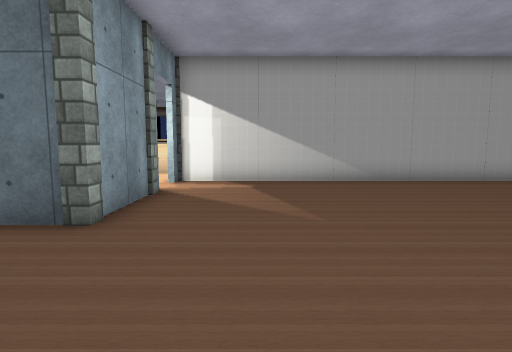
view 1 (above)

19 first-person views from a walk through a scene from a Unity 3-D project. The camera is 1.2 m above the floor, tilts 6° down and sees 80° across. The floor is counted in squares, 1 m on a side. Each view is taken from the middle of a square. On the plan, view 1 faces up. The plan holds only what a view shows up to about 13 squares ahead; the rest is blank. The player is left out. Door leaves are left out, so doorways stand open. Some surface patterns are stand-ins.

view 2
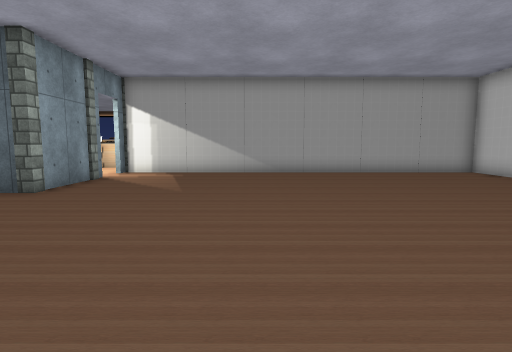

view 3
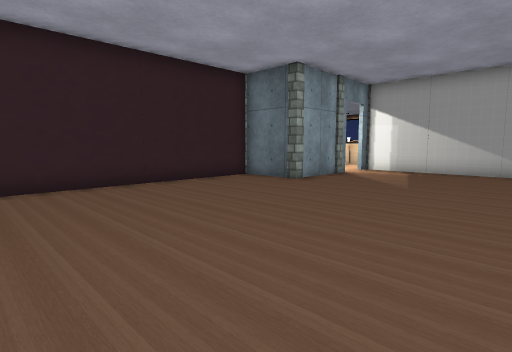

view 4
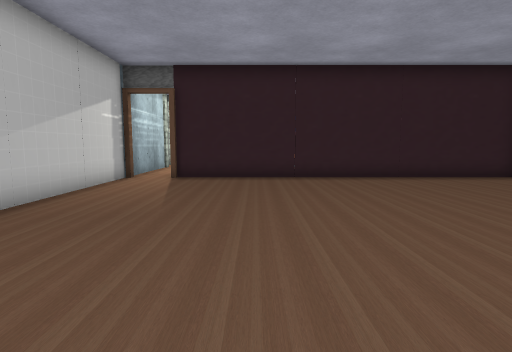

view 5
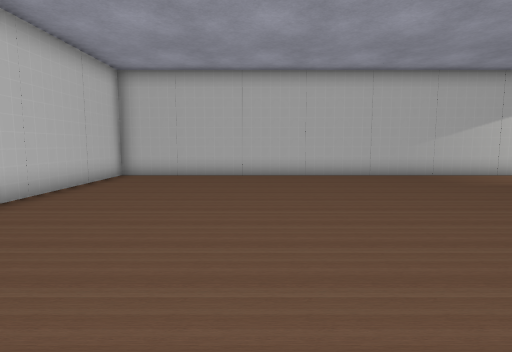

view 6
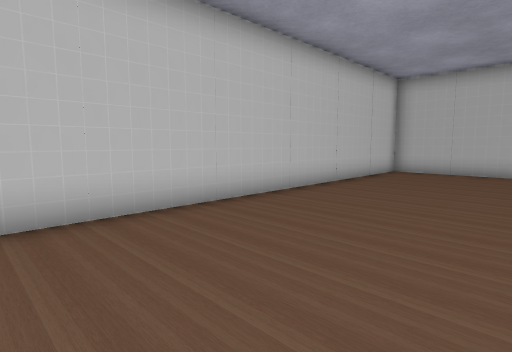

view 7
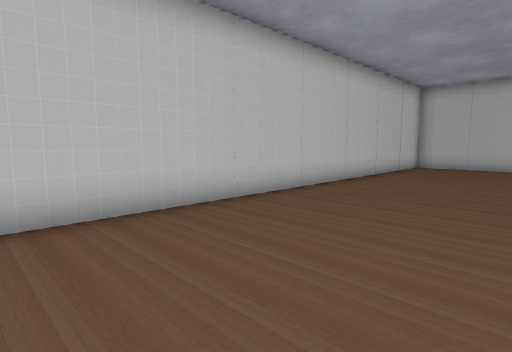

view 8
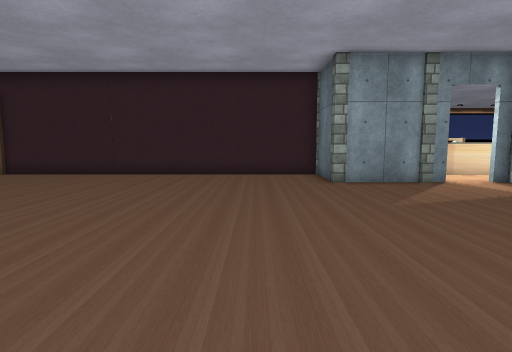

view 9
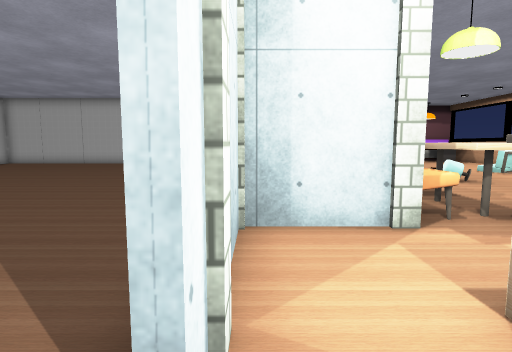

view 10
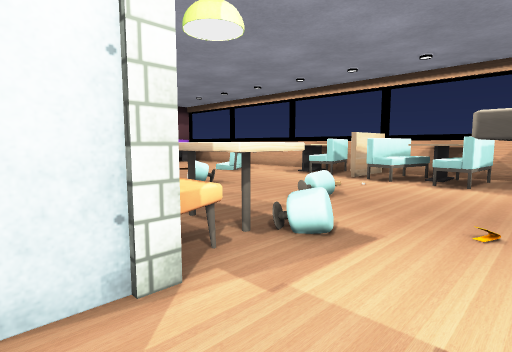

view 11
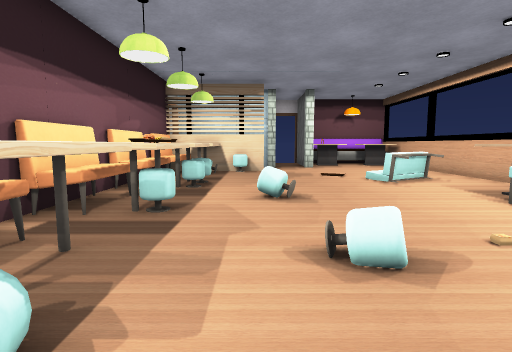

view 12
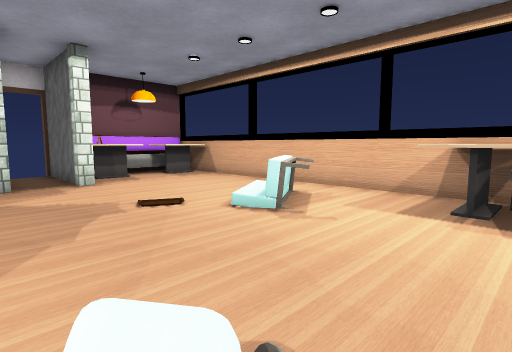

view 13
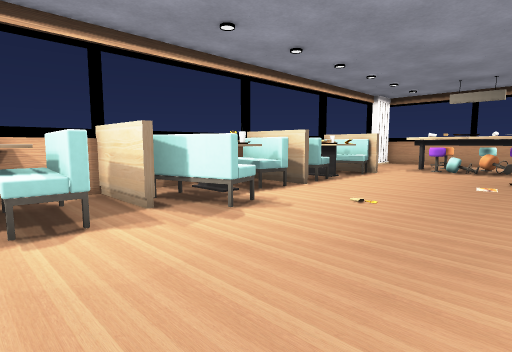

view 14
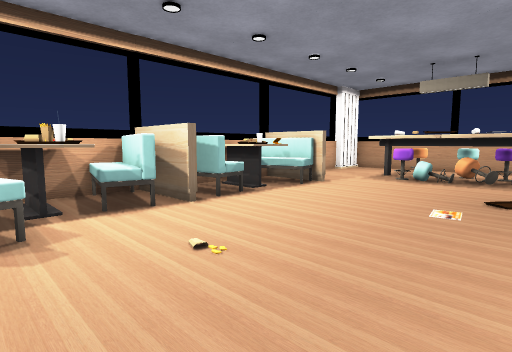

view 15
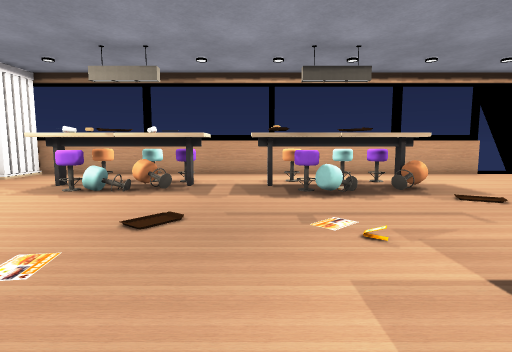

view 16
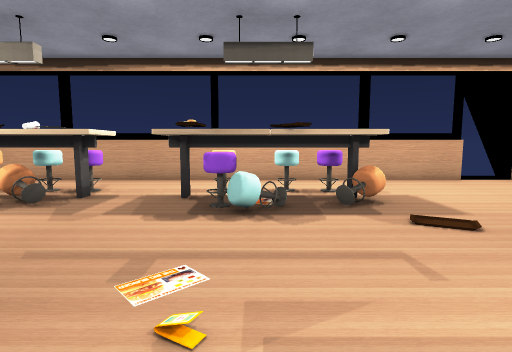

view 17
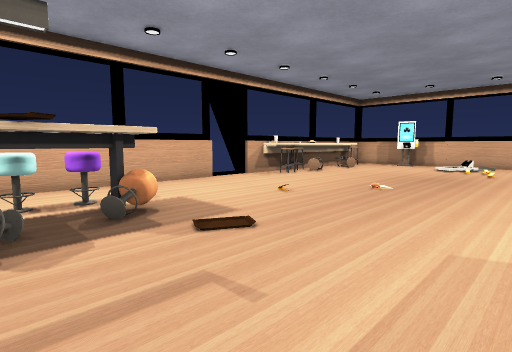

view 18
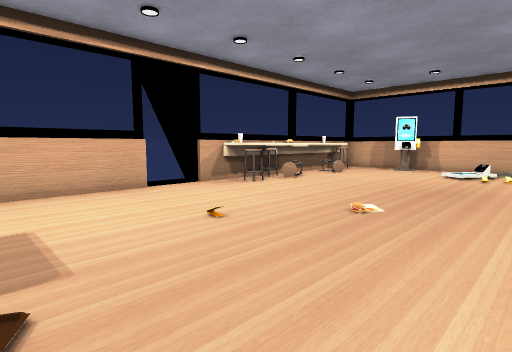

view 19
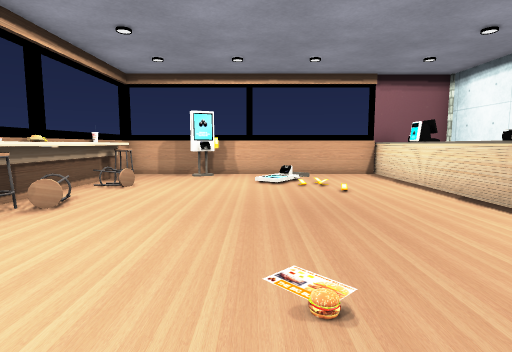

### Floor plan
Points are (right, up) in squares from view 1. A wall is a line through its corners. A room is listed if a view was taken in it or the views show most of it. See-through windows are left out.
Room 1 (views 1, 2, 3, 4, 5, 6, 7, 8)
walls: (-3.4, 4.4) (-5, 4.4) (-5, -8.1); (-2.5, 6.5) (-2.5, 5.4); (11.5, 9.9) (-1.5, 9.9); (-5, -9.7) (12.2, -9.7) (12.2, 9.5)
ways out: opening at (-2.7, 8) to room 2; open door at (-5, -8.5) to room 2
objects: pillar (-3, 5)
Room 2 (views 9, 10, 11, 12, 13, 14, 15, 16, 17, 18, 19)
walls: (-3.5, 12.4) (-4, 12.4); (-1.5, 9.9) (-2.5, 9.9); (-2.8, 5.6) (-2.8, 6.1); (-4.5, 4.7) (-3.4, 4.7); (-16.8, 11.8) (-16.8, 1.6); (-16.8, 16.5) (-16.8, 13.2); (0.9, 23.1) (-16.6, 23.1) (-16.6, 21.2); (-16.8, -0.6) (-16.8, -10.6); (9.4, 10.2) (11.5, 10.2); (3.5, 23.1) (2.5, 23.1); (10.4, 13.2) (12.5, 13.2); (-5.1, -7) (-5.1, 1.5); (12.4, 10.3) (12.4, 19.5); (12.2, 13.3) (12.2, 23.1); (-7.1, -9.7) (-5.5, -9.7); (-11.6, -10.4) (-11.6, -13.6); (12.4, 20.6) (12.4, 23.1) (10.4, 23.1)
ways out: opening at (-2.7, 8) to room 1; open door at (-5, -8.5) to room 1; open door at (-11, -14); open door at (1.5, 23)
objects: bench (-16, -13) to (-13, -13); table (-16, -12) to (-15, -11); table (-16, -2) to (-15, -1); bench (-16, 0) to (-14, 1); other object (-16, 2); bench (-16, 2) to (-14, 3); table (-16, 4) to (-15, 4); bench (-16, 5) to (-14, 5); other object (-16, 7); bench (-16, 7) to (-13, 8); table (-16, 9) to (-15, 9); bench (-16, 10) to (-15, 11); bench (-16, 12) to (-15, 13); table (-16, 14) to (-15, 14); bench (-16, 15) to (-15, 16); bench (-15, -5) to (-13, -3); table (-14, -12) to (-13, -11); table (-14, 19) to (-10, 20); stool (-13, 19); stool (-13, 21); pillar (-12, -10); stool (-12, 19); stool (-11, 19); stool (-11, 21); pillar (-10, -10); stool (-10, 21); stool (-9, -1); stool (-8, -4); stool (-8, 5); table (-8, 19) to (-3, 20); other object (-7, -7) to (-7, -5); table (-7, -4); stool (-7, -3); table (-7, -2); table (-7, -1) to (-7, 0); stool (-7, 1); table (-7, 2) to (-7, 4); stool (-7, 19); stool (-7, 21); bench (-6, -7) to (-6, -5); bench (-6, -4) to (-6, -2); bench (-6, -1) to (-6, 1); bench (-6, 2) to (-6, 4); stool (-6, 18) to (-6, 19); pillar (-5, 5); other object (-5, 7) to (-5, 8); other object (-5, 11); stool (-5, 21); stool (-4, 19); stool (-4, 21); pillar (-3, 7); pillar (-3, 10); stool (4, 22); other object (4, 23); stool (5, 22); other object (5, 23); stool (6, 22); other object (7, 23); other object (8, 23); other object (9, 13); other object (9, 23); stool (10, 22); other object (10, 23); kiosk (11, 20) to (12, 20); pillar (12, 10)

Positions as (right, up) in squares from view 1, and headings:
1: (0, 0), facing up
2: (3, -3), facing up
3: (4, -4), facing up-left
4: (6, -5), facing left
5: (7, 2), facing down
6: (7, 4), facing down-right
7: (7, 7), facing down-right
8: (7, 2), facing left
9: (-3, 9), facing down
10: (-4, 7), facing down-left
11: (-9, 6), facing down
12: (-9, 0), facing down-left
13: (-9, 4), facing up-left
14: (-9, 8), facing up-left
15: (-8, 11), facing up
16: (-6, 13), facing up
17: (-6, 14), facing up-right
18: (-3, 15), facing up-right
19: (0, 18), facing right
